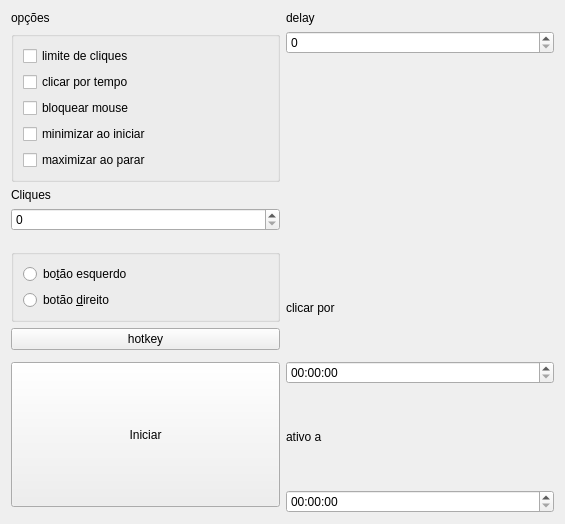
<?xml version="1.0" encoding="UTF-8"?>
<ui version="4.0">
 <class>Form</class>
 <widget class="QWidget" name="Form">
  <property name="geometry">
   <rect>
    <x>0</x>
    <y>0</y>
    <width>565</width>
    <height>524</height>
   </rect>
  </property>
  <property name="windowTitle">
   <string>Form</string>
  </property>
  <layout class="QGridLayout" name="gridLayout_2">
   <item row="2" column="0">
    <widget class="QLabel" name="label">
     <property name="text">
      <string>Cliques</string>
     </property>
    </widget>
   </item>
   <item row="6" column="0">
    <widget class="QGroupBox" name="verticalGroupBox">
     <layout class="QVBoxLayout" name="verticalLayout_3">
      <item>
       <widget class="QRadioButton" name="radioButton_2">
        <property name="text">
         <string>bo&amp;tão esquerdo</string>
        </property>
       </widget>
      </item>
      <item>
       <widget class="QRadioButton" name="radioButton">
        <property name="text">
         <string>botão &amp;direito</string>
        </property>
       </widget>
      </item>
     </layout>
    </widget>
   </item>
   <item row="1" column="1" rowspan="10">
    <layout class="QVBoxLayout" name="verticalLayout_2">
     <item>
      <widget class="QSpinBox" name="spinBox_2"/>
     </item>
     <item>
      <widget class="QLabel" name="img">
       <property name="maximumSize">
        <size>
         <width>300</width>
         <height>300</height>
        </size>
       </property>
       <property name="text">
        <string/>
       </property>
       <property name="pixmap">
        <pixmap>imagens/mouse.png</pixmap>
       </property>
       <property name="scaledContents">
        <bool>true</bool>
       </property>
      </widget>
     </item>
     <item>
      <widget class="QLabel" name="label_4">
       <property name="text">
        <string/>
       </property>
      </widget>
     </item>
     <item>
      <widget class="QLabel" name="label_5">
       <property name="text">
        <string>clicar por</string>
       </property>
      </widget>
     </item>
     <item>
      <widget class="QTimeEdit" name="timeEdit_2"/>
     </item>
     <item>
      <widget class="QLabel" name="label_6">
       <property name="text">
        <string>ativo a</string>
       </property>
      </widget>
     </item>
     <item>
      <widget class="QTimeEdit" name="timeEdit"/>
     </item>
    </layout>
   </item>
   <item row="0" column="1">
    <widget class="QLabel" name="label_3">
     <property name="text">
      <string>delay</string>
     </property>
    </widget>
   </item>
   <item row="7" column="0">
    <widget class="QPushButton" name="pushButton_2">
     <property name="text">
      <string>hotkey</string>
     </property>
    </widget>
   </item>
   <item row="1" column="0">
    <widget class="QGroupBox" name="verticalGroupBox">
     <layout class="QVBoxLayout" name="verticalLayout">
      <item>
       <widget class="QCheckBox" name="checkBox_2">
        <property name="text">
         <string>limite de cliques</string>
        </property>
       </widget>
      </item>
      <item>
       <widget class="QCheckBox" name="checkBox">
        <property name="text">
         <string>clicar por tempo</string>
        </property>
       </widget>
      </item>
      <item>
       <widget class="QCheckBox" name="checkBox_3">
        <property name="text">
         <string>bloquear mouse</string>
        </property>
       </widget>
      </item>
      <item>
       <widget class="QCheckBox" name="checkBox_4">
        <property name="text">
         <string>minimizar ao iniciar</string>
        </property>
       </widget>
      </item>
      <item>
       <widget class="QCheckBox" name="checkBox_5">
        <property name="text">
         <string>maximizar ao parar</string>
        </property>
       </widget>
      </item>
     </layout>
    </widget>
   </item>
   <item row="0" column="0">
    <widget class="QLabel" name="label_2">
     <property name="text">
      <string>opções</string>
     </property>
    </widget>
   </item>
   <item row="3" column="0">
    <widget class="QSpinBox" name="spinBox"/>
   </item>
   <item row="9" column="0">
    <widget class="QPushButton" name="btnStart">
     <property name="sizePolicy">
      <sizepolicy hsizetype="Minimum" vsizetype="Expanding">
       <horstretch>0</horstretch>
       <verstretch>4</verstretch>
      </sizepolicy>
     </property>
     <property name="text">
      <string>Iniciar</string>
     </property>
    </widget>
   </item>
  </layout>
 </widget>
 <resources/>
 <connections/>
</ui>
